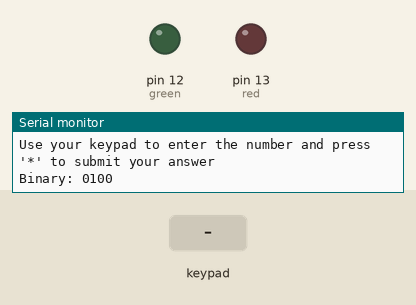
Bench run of a sketch on a simulated Arduino Uno, built with avr-gcc and run on an emulated ATmega328P. On the bench: output pins drawn as LEDs (lit = HIGH), the last lines printed to the serial monitor. The inputs (shaded band) are chosen by the test bench. Random numbers use the default seed unless the sketch sets one.

Above: at 1.2 s.
1.3 s: key '*' pressed
At 1.6 s:
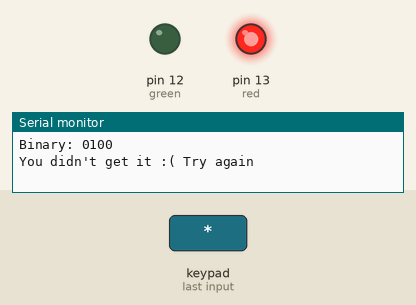
4.3 s: keypad keys 9 8 7 6 pressed 0.4 s apart
Timing chart, 0 to 7.3 s (numbered marks = the images above; inputs shaded):
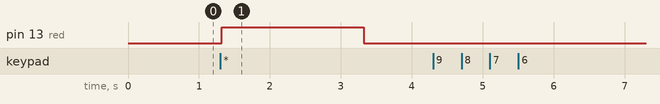

Measured:
- after the input at 1.3 s, pin 13 (red): LOW → HIGH at once, → LOW 2.0 s later

The sketch:

BinaryGame.ino
```cpp
//Author: Emil
//Description: Game to help you translate from unsigned binary to decimal

#include <Keypad.h>

//prototyping the functions
String randBinary(int bits);
String convertToDecimal(int bin);

const byte ROWS = 4; //four rows
const byte COLS = 4; //four columns
//define the symbols on the buttons of the keypads
char hexaKeys[ROWS][COLS] = {
  {'1','2','3','A'},
  {'4','5','6','B'},
  {'7','8','9','C'},
  {'*','0','#','D'}
};
byte rowPins[ROWS] = {9, 8, 7, 6}; //connect to the row pinouts of the keypad
byte colPins[COLS] = {5, 4, 3, 2}; //connect to the column pinouts of the keypad

//initialize an instance of class Keypad
Keypad customKeypad = Keypad( makeKeymap(hexaKeys), rowPins, colPins, ROWS, COLS);

//SETUP==========================================================================
int green = 12;//green led with pin 12
int red = 13; //red led with pin 13
String binary, decimal;//the binary and decimal numbers we'll be creating

void setup() {
  pinMode(green, OUTPUT); //Declaring LED as an output
  pinMode(red, OUTPUT);

  //this is to make it so that our binary number will truly be random
  //if analog pin A0 is unconnected, there will be random noise that'll
  //cause generate different seed numbers everytime the sketch runs
  //randomSeed() then shuffles the random function
  randomSeed(analogRead(A0));

  Serial.begin(9600);
  while (!Serial); //wait until Serial is ready

  binary = randBinary(4);//creates random unsigned binary number with 4 bits
  decimal = convertToDecimal(binary.toInt());//converts the binary number to decimal
  Serial.println("What number is this in decimal?");
  Serial.println("Use your keypad to enter the number and press '*' to submit your answer");
  Serial.println("Binary: " + binary);//displays the randomly created binary number
}

//LOOP===========================================================================
String input="";//the answer user enters in
void loop() {
  char key = customKeypad.getKey();//the key on the keypad that the user presses

  if(key){//if a key is pressed
    if(key == '*'){//what to do when user submits their answer
      if(input==decimal){//if user enters the right decimal answer
        Serial.println("\nYou got it!");
        digitalWrite(green, HIGH);//will flash the green LED as a success indicator
        delay(2000);
        digitalWrite(green, LOW);//turns off the green LED after 2 seconds

        //start over with new binary
        Serial.println("What number is this in decimal?");
        binary = randBinary(4);//you can change number of bits here by replacing the 4
        Serial.println("Binary: " + binary);
        decimal = convertToDecimal(binary.toInt());//converts the binary number to decimal
        input="";//reset their input
      }
      else{
        input="";//reset their input
        Serial.println("\nYou didn't get it :( Try again");
        digitalWrite(red, HIGH);//flashes the red LED showing that the input was incorrect
        delay(2000);
        digitalWrite(red, LOW);
      }
    }
    else if(key != 'A' and key != 'B' and key != 'D' and key!='C' and key != '#'){//when they press a number
      Serial.print(key);//writes out on the screen what the user enters
      input+=key;//adds that number to part of their answer
    }
  }
  delay(50);
}

/*randBinary function===========================================================
 * Decription: Creates randomly generated unsigned binary with n bits
 * Paramaters: int bits - the number of bits the binary is going to be
 * Return: binary - returns the binary number as a string
 */
String randBinary(int bits){

   String binary = "";

   for (int i = 0; i < bits; i++) {
       int x = random()%2;
       binary += String(x);
   }
   return binary;
}

/*convertToDecimal function=====================================================
 * Description: converts a binary number to decimal
 * Parameters: int bin - the binary number needed to be converted
 * Return: String(decimal) - returns the decimal transalation of the binary
 *                           as a string
 */
String convertToDecimal(int bin){

   int decimal = 0, i = 1, remainder;

   while (bin!=0)
   {
       remainder = bin%10;
       decimal = decimal+(remainder*i);
       i *= 2;
       bin=bin/10;
   }
   return String(decimal);
}
```
